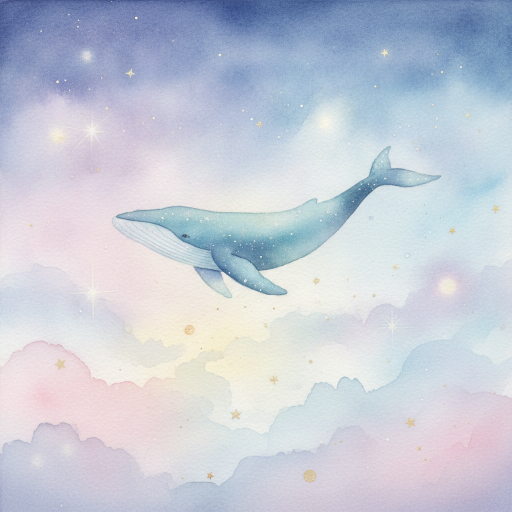
#> input picture art/lab/runware-art/1-art__gemini-2-5-flash-image.jpg, 1024 x 1024 px (shown at 1/2 size)
$ python -i cleancut.py   (imports and definitions only)
#> lines starting #> are read from the running program, lines starting #| are printed output that depends on the picture; after the words box and inside, x2 and y2 are one past the last pixel; in counts of white or black regions, pixels touching at a corner belong together
#> further down, picture is the input picture: PIL image 1024x1024 RGB; mean R, G, B 198.3, 203.8, 215.8
"""The prototype's cut-outs for a picture painted on a plain light background (design/home/build.py on the story branch:
`unwhite` and `cleancut`), as they are there. `cleancut` leaves no white fringe: the border band's alpha comes from how
white each pixel is, and its colour is un-mixed from white."""
import numpy as np
from PIL import Image, ImageFilter
from scipy import ndimage as nd


def unwhite(im):
    a = np.asarray(im.convert('RGB')).astype(np.float32)
    h, w, _ = a.shape
#> h = 1024; w = 1024
    bd = np.concatenate([a[0], a[-1], a[:, 0], a[:, -1]])
    bg = np.median(bd, axis=0)
#> bg = [184, 188, 210]
    dist = np.abs(a - bg).max(2)
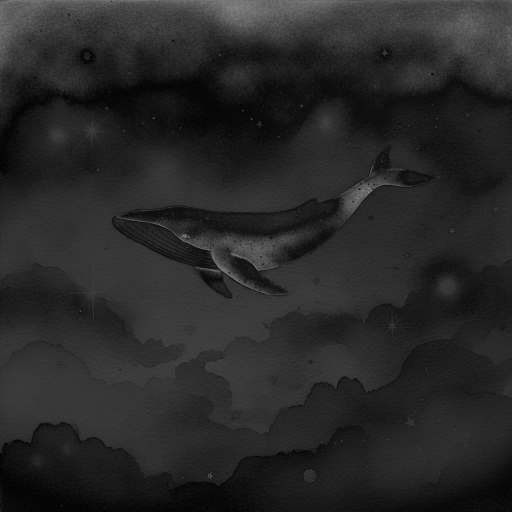
#> dist: shape (1024, 1024) float32 (shown at 1/2 size); min 0, max 173, mean 39.6
    lum = a.mean(2)
    grad = np.hypot(nd.sobel(lum, 1), nd.sobel(lum, 0))
    bgl = (dist <= 12) & (grad < 60)
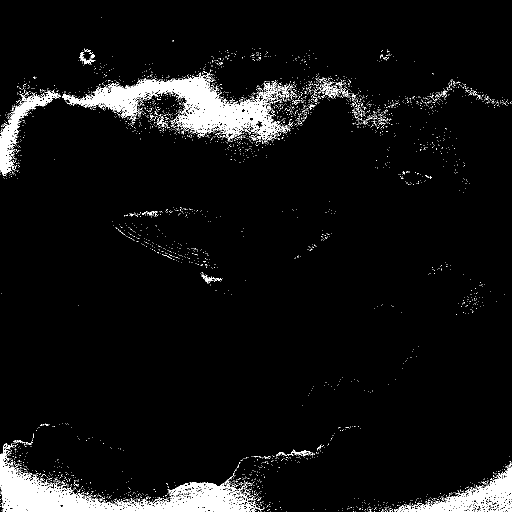
#> bgl: shape (1024, 1024) bool (shown at 1/2 size); 5.5% white; 3829 white regions (3781 under 20 px), largest, box (x1, y1, x2, y2) and area: (0, 888, 511, 1024) 18418, (125, 145, 581, 285) 18168, (788, 933, 1024, 1024) 5981
    lab, n = nd.label(bgl)
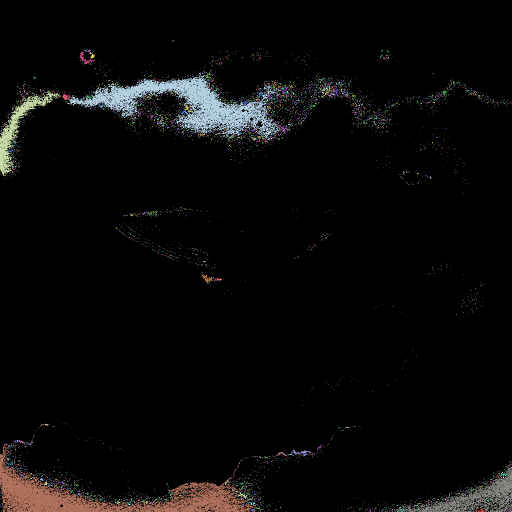
#> lab: shape (1024, 1024) int32 (shown at 1/2 size); 5403 distinct labels, from 0 to 5402; one colour per label, 0 black
#> n = 5402
    edge = set(np.unique(np.concatenate([lab[0], lab[-1], lab[:, 0], lab[:, -1]]))) - {0}
#> edge = 34 items
    out = np.isin(lab, list(edge))
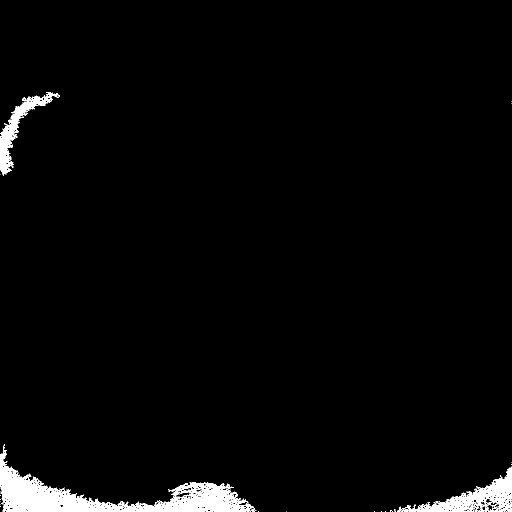
#> out: shape (1024, 1024) bool (shown at 1/2 size); 2.6% white; 27 white regions (23 under 20 px), largest, box (x1, y1, x2, y2) and area: (0, 888, 507, 1024) 17608, (794, 933, 1024, 1024) 5698, (0, 184, 119, 352) 3703, (501, 1017, 510, 1024) 28
    hole = np.zeros_like(out)
    if n:
        idx = np.arange(1, n + 1)
#> idx = 5402 values from 1 to 5402
        area = nd.sum(np.ones_like(lab), lab, idx)
#> area = 5402 values, max 17608 at index 4078, min 1 at index 0, mean 10.59
        md = nd.mean(dist, lab, idx)
#> md = 5402 values, max 12 at index 9, min 2.5 at index 4745, mean 10.79
        sd = nd.standard_deviation(lum, lab, idx)
#> sd = 5402 values, max 6.05 at index 4057, min 0 at index 0, mean 0.483
        for k, ar, m, sdv in zip(idx, area, md, sd):
            if k in edge or ar < 0.0006 * h * w or m > 7 or sdv > 3:
                continue
            comp = lab == k
            ring = nd.binary_dilation(comp, iterations=3) & ~comp
            if dist[ring].mean() > 45:
                hole |= comp
#> this loop made 5402 passes
#> (ar, m, sdv) on passes 1 to 3: (1, 8, 0), (2, 7.5, 0.833), (2, 6, 1.33)
#> hole: shape (1024, 1024) bool; every value is 0
    clear = out | hole
    al = Image.fromarray(((~clear) * 255).astype('uint8')).filter(ImageFilter.MinFilter(3)).filter(ImageFilter.GaussianBlur(1.0))
    o = im.convert('RGBA')
    o.putalpha(al)
    bb = o.getbbox()
#> bb = (0, 0, 1024, 1024)
    return o.crop(bb) if bb else o


def cleancut(im):
    o = unwhite(im)
    a = np.asarray(o).astype(np.float32)
#> a: shape (1024, 1024, 4) float32
    rgb = a[..., :3]
    al = a[..., 3] / 255.0
#> al: shape (1024, 1024) float32
    solid = al > 0.5
#> solid: shape (1024, 1024) bool; 96.6% white; 10 black regions (7 under 20 px), largest, box (x1, y1, x2, y2) and area: (0, 887, 514, 1024) 22472, (780, 923, 1024, 1024) 8374, (0, 183, 120, 353) 5207
    inner = nd.binary_erosion(solid, iterations=3)
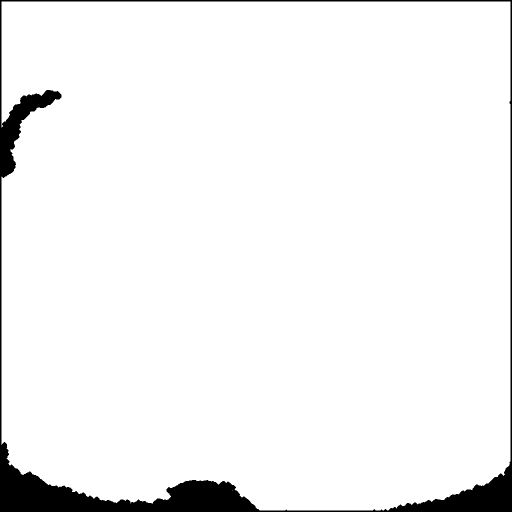
#> inner: shape (1024, 1024) bool (shown at 1/2 size); 95.3% white; 1 black region, box (x1, y1, x2, y2) and area: (0, 0, 1024, 1024) 49751
    band = nd.binary_dilation(solid, iterations=2) & ~inner
#> band: shape (1024, 1024) bool; 1.6% white; 13 white regions (5 under 20 px), largest, box (x1, y1, x2, y2) and area: (0, 0, 1024, 1024) 16559, (0, 987, 8, 1024) 209, (355, 984, 378, 995) 142
    wh = np.clip((255 - rgb.min(2)) / 70.0, 0, 1)  # 0 = pure white, 1 = clearly coloured
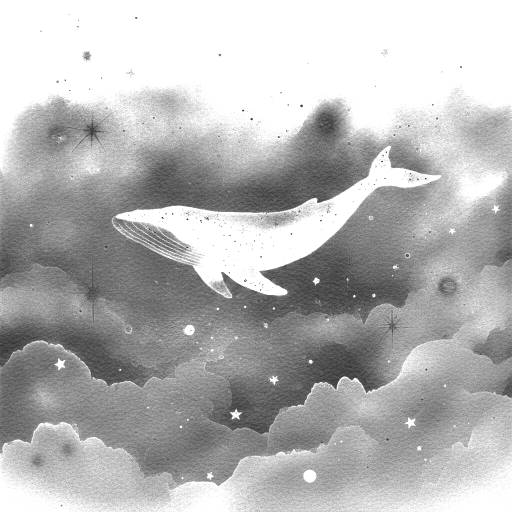
#> wh: shape (1024, 1024) float32 (shown at 1/2 size); min 0.0143, max 1, mean 0.711
    na = np.where(inner, 1.0, np.where(band, wh, 0.0))
    na = nd.gaussian_filter(na, 0.6) * band + inner * 1.0
    na = np.clip(na, 0, 1)
    safe = np.maximum(na, 1e-3)[..., None]
    un = np.clip((rgb - (1 - na[..., None]) * 255) / safe, 0, 255)
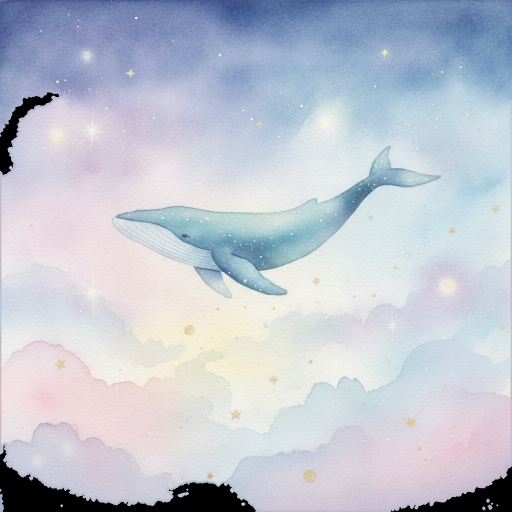
#> un: shape (1024, 1024, 3) float64 (shown at 1/2 size); mean R, G, B 192.3, 197.7, 209.1
    out = np.dstack([np.where(band[..., None], un, rgb), na * 255]).astype('uint8')
#> out: shape (1024, 1024, 4)
    o = Image.fromarray(out, 'RGBA')
    bb = o.getbbox()
#> bb = (0, 0, 1024, 1024)
    return o.crop(bb) if bb else o


def floor_shadow(o, low=0.25, sat=24, lum=150):
    """Ours, after `cleancut` (not in the prototype), only for a figure painted standing on a floor shadow (ウニ丸, シャリー;
    never a pale figure such as イカ, whose tentacles it would eat): the grey floor shadow
    is light and colourless, so `cleancut` keeps it whole and on a dark sky it reads as a white blob under the feet. In the
    bottom `low` of the picture, the light colourless pixels reached from the outside become what they were on the white
    paper: a shadow, un-mixed from white (black, alpha = how far from white), so on any background it stays a faint shadow."""
    a = np.asarray(o.convert('RGBA')).astype(np.float32)
    h = a.shape[0]
    rgb = a[..., :3]
    al = a[..., 3]
    s = rgb.max(2) - rgb.min(2)
    lu = rgb.mean(2)
    zone = np.zeros(al.shape, bool)
    zone[int(h * (1 - low)):] = True
    cand = zone & (s < sat) & (lu > lum) & (al > 0)
    # right under the feet the paper is a little warm: there a near-white with a touch of colour is the shadow too
    foot = np.zeros(al.shape, bool)
    foot[int(h * 0.85):] = True
    cand |= foot & (s < 45) & (lu > 212) & (al > 0)
    lab, _n = nd.label(cand | (al < 20))
    out_ids = set(np.unique(lab[al < 20])) - {0}
    sh = cand & np.isin(lab, list(out_ids))
    # its rim (the band `cleancut` un-mixed: a little warmer, a little darker) goes with it
    rim = zone & nd.binary_dilation(sh, iterations=4) & (((s < 48) & (lu > 110)) | (al < 200)) & ~sh
    sh |= rim
    na = np.clip(1 - lu / 255.0, 0, 1) * (al / 255.0)
    a[..., 3] = np.where(sh, na * 255, al)
    for c in range(3):
        a[..., c] = np.where(sh, 0, rgb[..., c])
    r = Image.fromarray(a.astype('uint8'), 'RGBA')
    bb = r.getbbox()
    return r.crop(bb) if bb else r

>>> from PIL import Image
>>> picture = Image.open('../../art/lab/runware-art/1-art__gemini-2-5-flash-image.jpg')
>>> result = cleancut(picture)

$ run again, on art/lab/runware-art/1-art__flux2-klein-4b.jpg
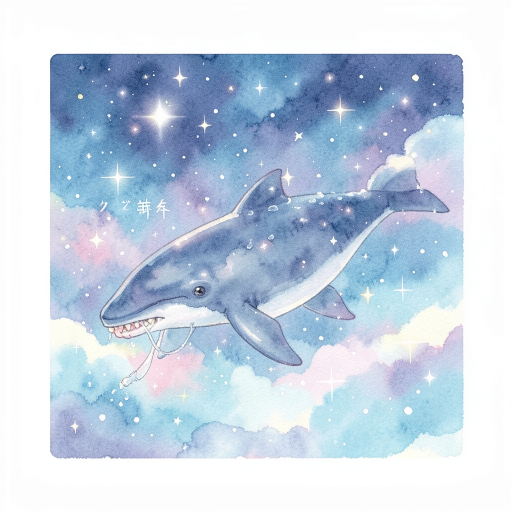
#> input picture art/lab/runware-art/1-art__flux2-klein-4b.jpg, 1024 x 1024 px (shown at 1/2 size)
#> picture is the input picture: PIL image 1024x1024 RGB; mean R, G, B 196.3, 210.8, 226.9
#> bg = [255, 255, 255]
#> bgl: shape (1024, 1024) bool; 37.4% white; 1203 white regions (1124 under 20 px), largest, box (x1, y1, x2, y2) and area: (0, 0, 1024, 1024) 380011, (304, 609, 413, 660) 1563, (522, 816, 623, 863) 1435
#> in unwhite, `lab, n = nd.label(bgl)`:
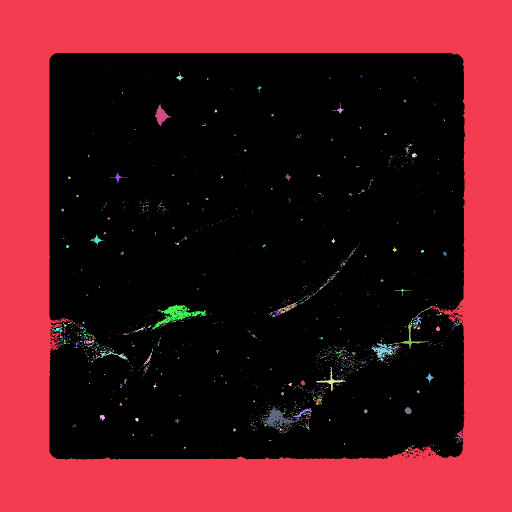
#> lab: shape (1024, 1024) int32 (shown at 1/2 size); 1730 distinct labels, from 0 to 1729; one colour per label, 0 black
#> n = 1729
#> edge = 1 item
#> area = 1729 values, max 379824 at index 0, min 1 at index 1, mean 226.9
#> md = 1729 values, max 12 at index 21, min 0 at index 263, mean 10.07
#> sd = 1729 values, max 4 at index 167, min 0 at index 1, mean 0.556
#> the loop in unwhite, `for k, ar, m, sdv in zip(idx, area, md, sd):` made 1729 passes
#> (ar, m, sdv) on passes 1 to 3: (379824, 1.34, 1), (1, 11, 0), (1, 8, 0)
#> in unwhite, `bb = o.getbbox()`: bb = (97, 104, 932, 921)
#> solid: shape (817, 835) bool; 97.3% white; 1 black region, box (x1, y1, x2, y2) and area: (0, 0, 835, 817) 18201
#> inner: shape (817, 835) bool; 95.8% white; 1 black region, box (x1, y1, x2, y2) and area: (0, 0, 835, 817) 28526
#> band: shape (817, 835) bool; 2.5% white; 1 white region, box (x1, y1, x2, y2) and area: (1, 1, 834, 816) 17259
#> in cleancut, `un = np.clip((rgb - (1 - na[..., None]) * 255) / safe, 0, 255)`:
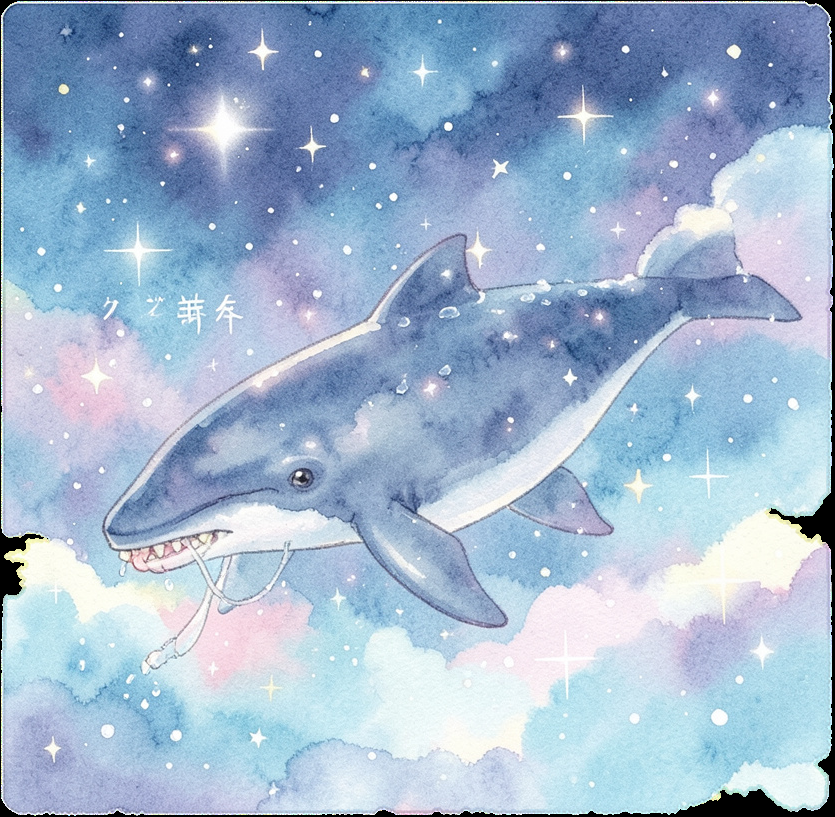
#> un: shape (817, 835, 3) float64; mean R, G, B 160.6, 182.9, 207.8
#> in cleancut, `bb = o.getbbox()`: bb = (1, 1, 834, 816)
